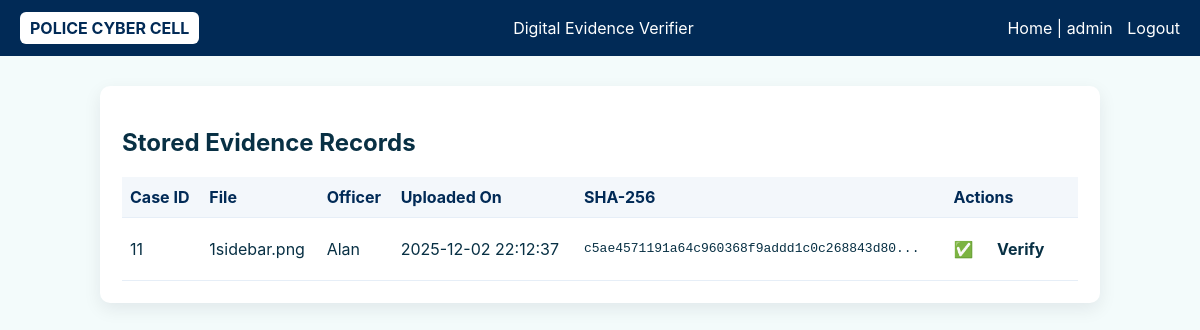
The app's page /view (signed in), older data.
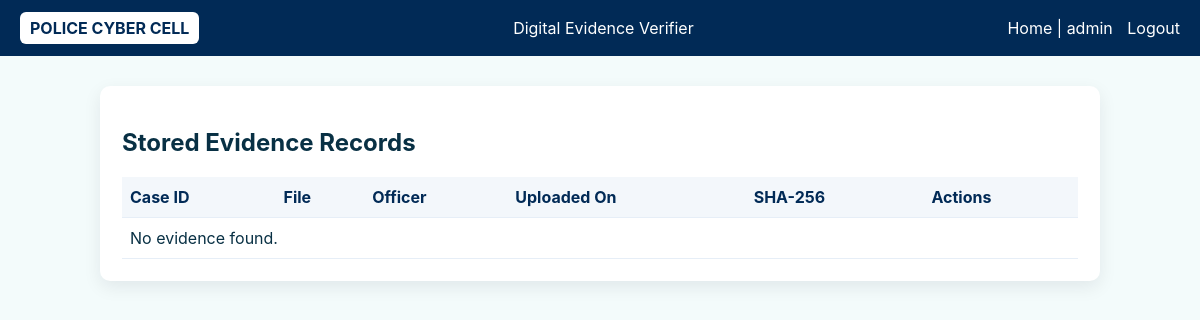
The same page, newer data.
### tables this page shows
CREATE TABLE evidence (
        id INTEGER PRIMARY KEY AUTOINCREMENT,
        case_id TEXT,
        filename TEXT,
        storage_name TEXT,
        officer TEXT,
        md5 TEXT,
        sha256 TEXT,
        timestamp TEXT
    );

### app.py (the view)
@app.route("/view")
@role_required("officer","admin")
def view():
    conn = get_conn(); cur = conn.cursor()
    cur.execute("SELECT * FROM evidence ORDER BY timestamp DESC")
    rows = cur.fetchall()
    conn.close()
    return render_template("view.html", evidence=rows)

### app.py (called while the page is built)
def get_conn():
    conn = sqlite3.connect(DB_FILE)
    conn.row_factory = sqlite3.Row
    return conn

def role_required(*roles):
    def decorator(f):
        @wraps(f)
        def wrapper(*args, **kwargs):
            if 'role' not in session:
                return redirect(url_for('login'))
            if session['role'] not in roles:
                return abort(403)
            return f(*args, **kwargs)
        return wrapper
    return decorator

### templates/view.html (shortened to what this page needs)
<!doctype html>
<html lang="en">
<head>
  <link rel="stylesheet" href="{{ url_for('static', filename='auth-style.css') }}">
</head>
<body>
<header class="topbar">
  <div class="badge">POLICE CYBER CELL</div>
  <div class="title">Digital Evidence Verifier</div>
  <div class="nav">
    <a href="{{ url_for('index') }}">Home</a> |
    {% if session.get('username') %}
      <span style="margin-right:10px;">{{ session.get('username') }}</span>
      <a href="{{ url_for('logout') }}">Logout</a>
    {% else %}
      <a href="{{ url_for('login') }}">Login</a>
    {% endif %}
  </div>
</header>
<main style="padding:30px;display:flex;justify-content:center">
  <div class="card wide">
    <h2>Stored Evidence Records</h2>
    <table class="records" style="width:100%;margin-top:12px">
      <thead>
        <tr>
          <th>Case ID</th>
          <th>File</th>
          <th>Officer</th>
          <th>Uploaded On</th>
          <th>SHA-256</th>
          <th>Actions</th>
        </tr>
      </thead>
      <tbody>
      {% if evidence and evidence|length > 0 %}
        {% for r in evidence %}
        <tr>
          <td>{{ r['case_id'] }}</td>
          <td>{{ r['filename'] }}</td>
          <td>{{ r['officer'] }}</td>
          <td>{{ r['timestamp'] }}</td>
          <td class="mono">{{ r['sha256'][:40] }}...</td>
          <td>
            ✅ <a class="btn" href="{{ url_for('verify', evidence_id=r['id']) }}">Verify</a>
          </td>
        </tr>
        {% endfor %}
      {% else %}
        <tr>
          <td colspan="6">No evidence found.</td>
        </tr>
      {% endif %}
      </tbody>
    </table>
  </div>
</main>
</body>
</html>

Row changes from the older to the newer data that the page shows:
removed evidence: case_id "11", filename "1sidebar.png", officer "Alan", timestamp "2025-12-02 22:12:37", sha256 "c5ae4571191a64c960368f9addd1c0c268843d80"
Text that changed along with them:
text now shown: "No evidence found."
